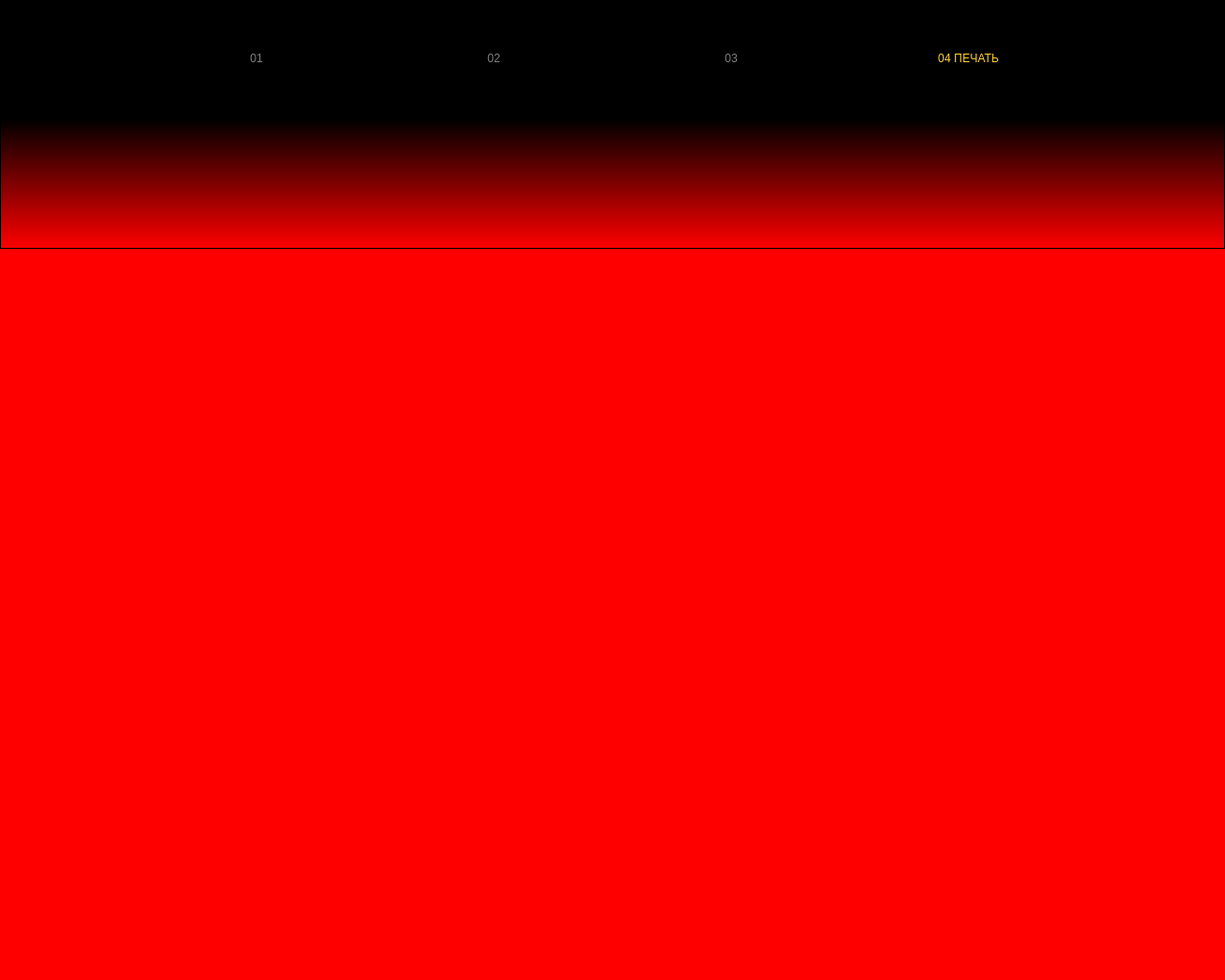
<?xml version="1.0" encoding="UTF-8"?>
<ui version="4.0">
 <class>PhotoPrintPageWidget</class>
 <widget class="QWidget" name="PhotoPrintPageWidget">
  <property name="geometry">
   <rect>
    <x>0</x>
    <y>0</y>
    <width>1280</width>
    <height>1024</height>
   </rect>
  </property>
  <property name="windowTitle">
   <string>Form</string>
  </property>
  <widget class="QFrame" name="frame">
   <property name="geometry">
    <rect>
     <x>0</x>
     <y>0</y>
     <width>1280</width>
     <height>1024</height>
    </rect>
   </property>
   <property name="frameShape">
    <enum>QFrame::StyledPanel</enum>
   </property>
   <property name="frameShadow">
    <enum>QFrame::Raised</enum>
   </property>
   <widget class="QLabel" name="stepThree">
    <property name="geometry">
     <rect>
      <x>656</x>
      <y>49</y>
      <width>216</width>
      <height>24</height>
     </rect>
    </property>
    <property name="styleSheet">
     <string notr="true">QLabel {
	background-color: rgba(0, 0, 0, 0);
	color: rgb(255, 255, 255, 127);
}</string>
    </property>
    <property name="text">
     <string>03</string>
    </property>
    <property name="alignment">
     <set>Qt::AlignCenter</set>
    </property>
   </widget>
   <widget class="QLabel" name="stepFour">
    <property name="geometry">
     <rect>
      <x>904</x>
      <y>49</y>
      <width>216</width>
      <height>24</height>
     </rect>
    </property>
    <property name="styleSheet">
     <string notr="true">QLabel {
	background-color: rgba(0, 0, 0, 0);
	color: rgb(255, 210, 51);
}</string>
    </property>
    <property name="text">
     <string>04 ПЕЧАТЬ</string>
    </property>
    <property name="alignment">
     <set>Qt::AlignCenter</set>
    </property>
   </widget>
   <widget class="QLabel" name="stepTwo">
    <property name="geometry">
     <rect>
      <x>408</x>
      <y>49</y>
      <width>216</width>
      <height>24</height>
     </rect>
    </property>
    <property name="styleSheet">
     <string notr="true">QLabel {
	background-color: rgba(0, 0, 0, 0);
	color: rgb(255, 255, 255, 127);
}</string>
    </property>
    <property name="text">
     <string>02</string>
    </property>
    <property name="alignment">
     <set>Qt::AlignCenter</set>
    </property>
   </widget>
   <widget class="QLabel" name="logo">
    <property name="geometry">
     <rect>
      <x>40</x>
      <y>26</y>
      <width>70</width>
      <height>70</height>
     </rect>
    </property>
    <property name="styleSheet">
     <string notr="true">QLabel {
	background-color: rgba(0, 0, 0, 0);
}</string>
    </property>
    <property name="text">
     <string/>
    </property>
    <property name="pixmap">
     <pixmap resource="resources.qrc">:/images/logoSign.svg</pixmap>
    </property>
   </widget>
   <widget class="QStackedWidget" name="printPages">
    <property name="geometry">
     <rect>
      <x>0</x>
      <y>0</y>
      <width>1280</width>
      <height>1024</height>
     </rect>
    </property>
    <widget class="QWidget" name="overview">
     <widget class="QFrame" name="top">
      <property name="geometry">
       <rect>
        <x>0</x>
        <y>0</y>
        <width>1280</width>
        <height>124</height>
       </rect>
      </property>
      <property name="styleSheet">
       <string notr="true">QFrame {
	
	background-color: rgb(0, 0, 0);
}</string>
      </property>
      <property name="frameShape">
       <enum>QFrame::StyledPanel</enum>
      </property>
      <property name="frameShadow">
       <enum>QFrame::Raised</enum>
      </property>
     </widget>
     <widget class="QFrame" name="topGradient">
      <property name="geometry">
       <rect>
        <x>0</x>
        <y>124</y>
        <width>1280</width>
        <height>136</height>
       </rect>
      </property>
      <property name="styleSheet">
       <string notr="true">QFrame {
	background-color: qlineargradient(spread:pad, x1:0, y1:0, x2:0, y2:1, stop:0 rgb(0, 0, 0), stop:1 rgba(0, 0, 0, 0));
}</string>
      </property>
      <property name="frameShape">
       <enum>QFrame::StyledPanel</enum>
      </property>
      <property name="frameShadow">
       <enum>QFrame::Raised</enum>
      </property>
     </widget>
     <widget class="QWidget" name="photo" native="true">
      <property name="geometry">
       <rect>
        <x>0</x>
        <y>124</y>
        <width>1280</width>
        <height>900</height>
       </rect>
      </property>
      <property name="styleSheet">
       <string notr="true">QWidget {
	background-color: rgb(255, 0, 0);
}</string>
      </property>
     </widget>
     <zorder>top</zorder>
     <zorder>photo</zorder>
     <zorder>topGradient</zorder>
    </widget>
    <widget class="QWidget" name="printing">
     <widget class="QFrame" name="background">
      <property name="geometry">
       <rect>
        <x>0</x>
        <y>0</y>
        <width>1280</width>
        <height>1024</height>
       </rect>
      </property>
      <property name="styleSheet">
       <string notr="true">QFrame {
	background-color: qlineargradient(spread:pad, x1:0, y1:0, x2:0, y2:1, stop:0 #161616, stop:1 #424242);
}</string>
      </property>
      <property name="frameShape">
       <enum>QFrame::StyledPanel</enum>
      </property>
      <property name="frameShadow">
       <enum>QFrame::Raised</enum>
      </property>
      <widget class="QFrame" name="bottom">
       <property name="geometry">
        <rect>
         <x>0</x>
         <y>648</y>
         <width>1280</width>
         <height>376</height>
        </rect>
       </property>
       <property name="styleSheet">
        <string notr="true">QFrame {
	background-color: qlineargradient(spread:pad, x1:0, y1:0, x2:1, y2:0, stop:0 #ffdd33, stop:1 #ffb932);
}</string>
       </property>
       <property name="frameShape">
        <enum>QFrame::StyledPanel</enum>
       </property>
       <property name="frameShadow">
        <enum>QFrame::Raised</enum>
       </property>
       <widget class="QLabel" name="shareText1">
        <property name="geometry">
         <rect>
          <x>229</x>
          <y>72</y>
          <width>745</width>
          <height>64</height>
         </rect>
        </property>
        <property name="styleSheet">
         <string notr="true">QLabel {
	background-color: rgba(0, 0, 0, 0);
	color: rgb(5, 5, 5);
}</string>
        </property>
        <property name="text">
         <string>Поделитесь фотографией в</string>
        </property>
        <property name="alignment">
         <set>Qt::AlignCenter</set>
        </property>
       </widget>
       <widget class="QLabel" name="instagramIcon">
        <property name="geometry">
         <rect>
          <x>995</x>
          <y>76</y>
          <width>56</width>
          <height>56</height>
         </rect>
        </property>
        <property name="styleSheet">
         <string notr="true">QLabel {
	background-color: rgba(0, 0, 0, 0);
}</string>
        </property>
        <property name="pixmap">
         <pixmap resource="resources.qrc">:/images/instagram.svg</pixmap>
        </property>
       </widget>
       <widget class="QLabel" name="shareText2">
        <property name="geometry">
         <rect>
          <x>411</x>
          <y>160</y>
          <width>446</width>
          <height>44</height>
         </rect>
        </property>
        <property name="styleSheet">
         <string notr="true">QLabel {
	background-color: rgba(0, 0, 0, 0);
	color: rgb(5, 5, 5);
}</string>
        </property>
        <property name="text">
         <string>Добавьте к посту #alcogram</string>
        </property>
        <property name="scaledContents">
         <bool>false</bool>
        </property>
        <property name="alignment">
         <set>Qt::AlignCenter</set>
        </property>
       </widget>
       <widget class="QLabel" name="shareText3">
        <property name="geometry">
         <rect>
          <x>321</x>
          <y>226</y>
          <width>638</width>
          <height>54</height>
         </rect>
        </property>
        <property name="styleSheet">
         <string notr="true">QLabel {
	background-color: rgba(0, 0, 0, 0);
	color: rgb(5, 5, 5);
}</string>
        </property>
        <property name="text">
         <string>В подарок — 5% на коктейли в баре :)</string>
        </property>
        <property name="alignment">
         <set>Qt::AlignCenter</set>
        </property>
       </widget>
      </widget>
      <widget class="QLabel" name="printingText">
       <property name="geometry">
        <rect>
         <x>10</x>
         <y>216</y>
         <width>600</width>
         <height>64</height>
        </rect>
       </property>
       <property name="styleSheet">
        <string notr="true">QLabel {
	color: rgb(255, 255, 255);
	background-color: rgba(0, 0, 0, 0);
}</string>
       </property>
       <property name="text">
        <string>Печатаем!</string>
       </property>
       <property name="alignment">
        <set>Qt::AlignCenter</set>
       </property>
      </widget>
      <widget class="CircularProgressBar" name="progressBar" native="true">
       <property name="geometry">
        <rect>
         <x>230</x>
         <y>320</y>
         <width>160</width>
         <height>160</height>
        </rect>
       </property>
      </widget>
      <widget class="QWidget" name="preview" native="true">
       <property name="geometry">
        <rect>
         <x>610</x>
         <y>155</y>
         <width>560</width>
         <height>394</height>
        </rect>
       </property>
       <property name="styleSheet">
        <string notr="true">QWidget {
	background-color: rgb(255, 0, 0);
}</string>
       </property>
      </widget>
     </widget>
    </widget>
   </widget>
   <widget class="QLabel" name="stepOne">
    <property name="geometry">
     <rect>
      <x>160</x>
      <y>49</y>
      <width>216</width>
      <height>24</height>
     </rect>
    </property>
    <property name="styleSheet">
     <string notr="true">QLabel {
	background-color: rgba(0, 0, 0, 0);
	color: rgb(255, 255, 255, 127);
}</string>
    </property>
    <property name="text">
     <string>01</string>
    </property>
    <property name="alignment">
     <set>Qt::AlignCenter</set>
    </property>
   </widget>
   <zorder>printPages</zorder>
   <zorder>stepThree</zorder>
   <zorder>stepTwo</zorder>
   <zorder>stepOne</zorder>
   <zorder>logo</zorder>
   <zorder>stepFour</zorder>
  </widget>
 </widget>
 <customwidgets>
  <customwidget>
   <class>CircularProgressBar</class>
   <extends>QWidget</extends>
   <header>circularProgressBar.h</header>
   <container>1</container>
  </customwidget>
 </customwidgets>
 <resources>
  <include location="resources.qrc"/>
 </resources>
 <connections/>
</ui>
